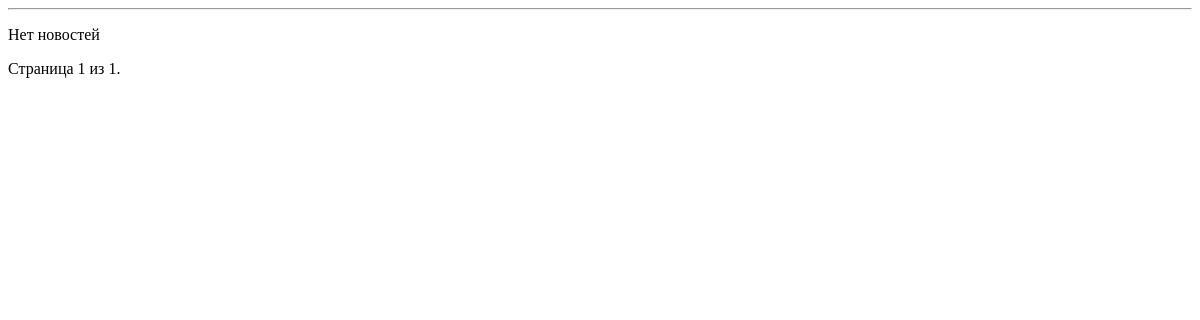
Before: /platform/news/ with the older database file.
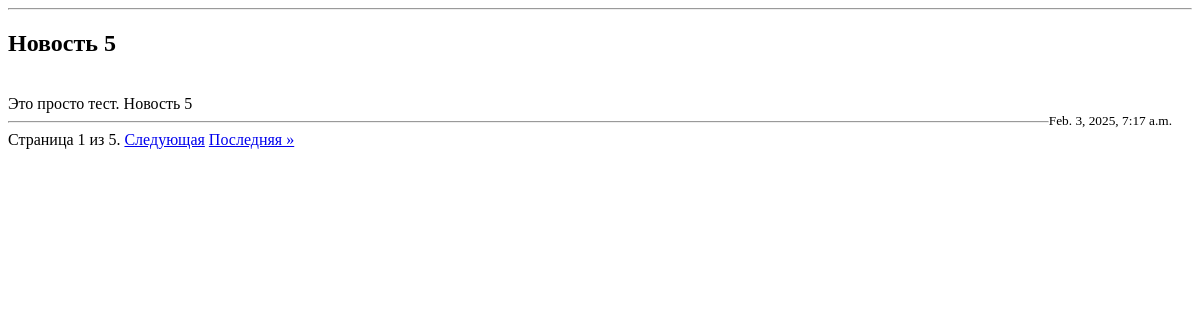
After: the same page with the newer database file.
### task1/models.py (models this page shows, shortened)
class News(models.Model):
    title = models.CharField(max_length=50)
    content = models.TextField()
    date = models.DateTimeField(auto_now_add=True)

### task1/views.py (the view)
# urls.py: path('platform/news/', platform_news, name='platform_news'),
def platform_news(request):
    news = News.objects.all().order_by('-date')
    paginator = Paginator(news, 1)
    page_number = request.GET.get('page')
    page_obj = paginator.get_page(page_number)
    return render(request, 'news.html', {'page_obj': page_obj})

### templates/news.html (shortened to what this page needs)
{% block content %}
    <hr>
    {% if page_obj %}
        {% for new in page_obj %}
            <h2>{{ new.title }}</h2>
            {{ new.content }}
            <small style="float: right; margin-right: 20px;">{{ new.date }}</small>
            <hr>
        {% endfor %}
    {% else %}
        <p>Нет новостей</p>
    {% endif %}
    <div class="pagination">
        <span class="step-links">
            <span class="current">
                Страница {{ page_obj.number }} из {{ page_obj.paginator.num_pages }}.
            </span>
            {% if page_obj.has_next %}
                <a href="?page={{ page_obj.next_page_number }}">Следующая</a>
                <a href="?page={{ page_obj.paginator.num_pages }}">Последняя &raquo;</a>
            {% endif %}
        </span>
    </div>
{% endblock %}

Changed rows visible on the page:
added News: title "Новость 5", content "Это просто тест. Новость 5", date "Feb. 3, 2025, 7:17 a.m."
Other visible differences:
{{ page_obj.paginator.num_pages }}: "1" → "5"
text no longer shown: "Нет новостей"
text now shown: "Следующая Последняя »"
